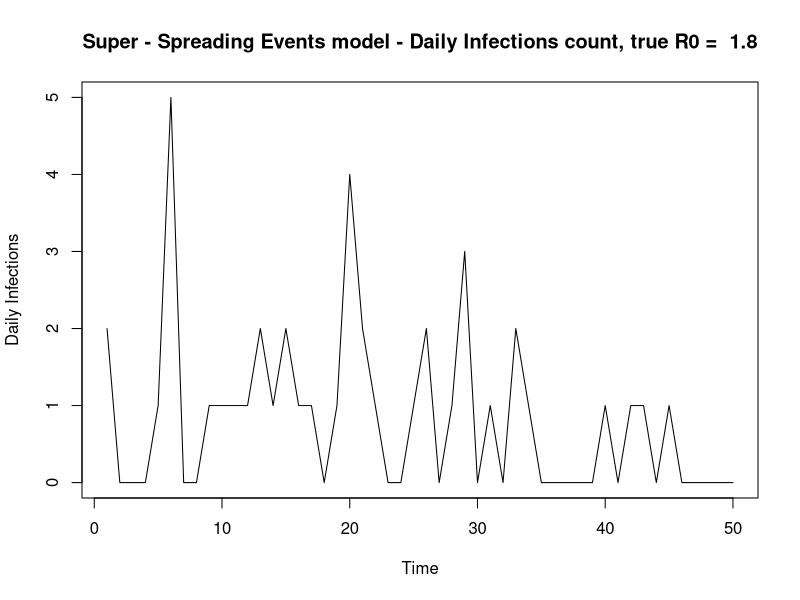
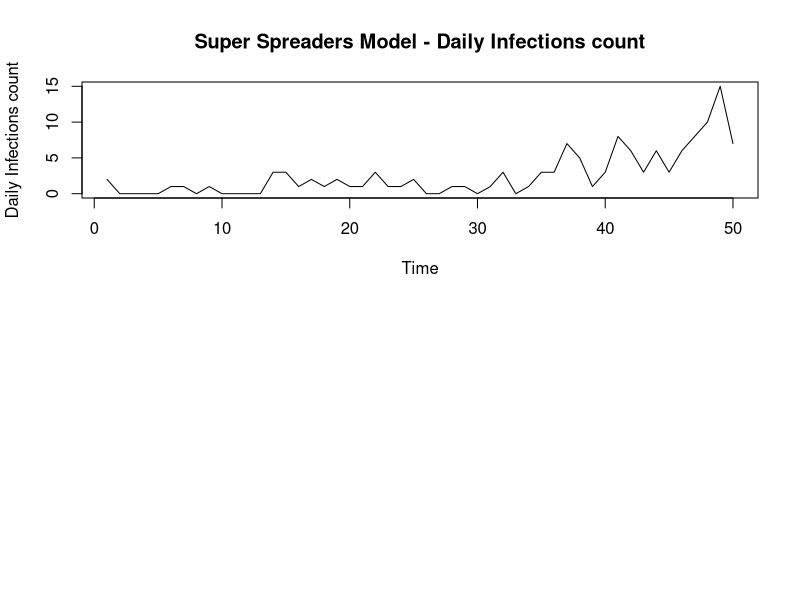

Reproduce these figures in R, in order.
#Epidemic Modelling Functions
#-Simulations fucntions
#- Likelihood Functions

#*********************************************************
#*Simulation Functions

#Baseline simulation
simulate_branching = function(num_days, r0, shape_gamma, scale_gamma) {
  
  'Baseline simulation model'
  #Set up
  vec_infecteds = vector('numeric', num_days)
  vec_infecteds[1] = 2
  
  #Infectiousness (Discrete gamma) - I.e 'Infectiousness Pressure' - Sum of all people
  #Explanation: Gamma is a continuous function so integrate over the density at that point in time (today - previous day)
  prob_infect = pgamma(c(1:num_days), shape = shape_gamma, scale = scale_gamma) - pgamma(c(0:(num_days-1)), shape = shape_gamma, scale = scale_gamma)
  
  #Days of Infection Spreading
  for (t in 2:num_days) {
    
    #Total rate
    tot_rate = r0*sum(vec_infecteds[1:(t-1)]*rev(prob_infect[1:(t-1)])) #Product of infecteds & their probablilty of infection along the gamma dist at that point in time
    vec_infecteds[t] = rpois(1, tot_rate) #Assuming number of cases each day follows a poisson distribution. Causes jumps in data 
  }
  
  vec_infecteds
}

#*******************************************************
#Super-spreading simulation
simulate_branching_ss = function(num_days, shape_gamma, scale_gamma, alphaX, betaX, gammaX) {
  'Simulate an epidemic with Superspreading events
  prop_ss = Proportion of superspreading days
  magnitude_ss = increased rate of superspreading event'
  
  #Set up
  total_infecteds = vector('numeric', num_days)
  nsse_infecteds = vector('numeric', num_days)
  sse_infecteds = vector('numeric', num_days)
  total_infecteds[1] = 2
  nsse_infecteds[1] = 2
  sse_infecteds[1] = 0
  
  #Infectiousness (Discrete gamma) - I.e 'Infectiousness Pressure' - Sum of all people
  #Explanation: Gamma is a continuous function so integrate over the density at that point in time (today - previous day)
  prob_infect = pgamma(c(1:num_days), shape = shape_gamma, scale = scale_gamma) - pgamma(c(0:(num_days-1)), shape = shape_gamma, scale = scale_gamma)
  
  #Days of Infection Spreading
  for (t in 2:num_days) {
    
    #Regular infecteds (tot_rate = lambda) fix notation
    lambda_t = sum(total_infecteds[1:(t-1)]*rev(prob_infect[1:(t-1)])) #Eg. Today is day 10. Infected on day 1. Current Infectiousness is t - day_infected 
    tot_rate = alphaX*lambda_t #Product of infecteds & their probablilty of infection along the gamma dist at that point in time
    nsse_infecteds[t] = rpois(1, tot_rate) #Assuming number of cases each day follows a poisson distribution. Causes jumps in data 
    
    #Super-spreaders
    sse_infecteds[t] = rnbinom(1, betaX*lambda_t, 1/(1 + gammaX)) #z_t: Total infecteds due to super-spreading event - num of events x Num individuals
    
    #Total 
    total_infecteds[t] = nsse_infecteds[t] + sse_infecteds[t]
  }
  
  total_infecteds
}
# 
# #********
# #*Implement
num_days = 50
#lambda params
shape_gamma = 6
scale_gamma = 1
#params
alphaX = 0.8 #Without ss event, ~r0.
betaX = 0.1
gammaX = 10
true_r0 = alphaX + betaX*gammaX
true_r0
#Epidemic data
sim_data = simulate_branching_ss(num_days, shape_gamma, scale_gamma, alphaX, betaX, gammaX)
plot.ts(sim_data, ylab = 'Daily Infections', main = paste('Super - Spreading Events model - Daily Infections count, true R0 = ', true_r0))

par(mfrow = c(2,1))
#*******************************************************
#Super-spreading simulation
simulate_ss_poisson = function(num_days, shape_gamma, scale_gamma, alphaX, betaX, gammaX) {
  'Simulate an epidemic with Superspreading events
  prop_ss = Proportion of superspreading days
  magnitude_ss = increased rate of superspreading event'
  
  #Set up
  total_infecteds = vector('numeric', num_days)
  nsse_infecteds = vector('numeric', num_days)
  sse_infecteds = vector('numeric', num_days)
  total_infecteds[1] = 2
  nsse_infecteds[1] = 2
  sse_infecteds[1] = 0
  
  #Infectiousness (Discrete gamma) - I.e 'Infectiousness Pressure' - Sum of all people
  #Explanation: Gamma is a continuous function so integrate over the density at that point in time (today - previous day)
  prob_infect = pgamma(c(1:num_days), shape = shape_gamma, scale = scale_gamma) - pgamma(c(0:(num_days-1)), shape = shape_gamma, scale = scale_gamma)
  
  #Days of Infection Spreading
  for (t in 2:num_days) {
    
    #Regular infecteds (tot_rate = lambda) fix notation
    lambda_t = sum(total_infecteds[1:(t-1)]*rev(prob_infect[1:(t-1)])) #?Why is it the reversed probability - given the way prob_infect is written
    tot_rate = alphaX*lambda_t #Product of infecteds & their probablilty of infection along the gamma dist at that point in time
    nsse_infecteds[t] = rpois(1, tot_rate) #Assuming number of cases each day follows a poisson distribution. Causes jumps in data 
    
    #Super-spreaders
    n_t = rpois(1, betaX*lambda_t) #Number of super-spreading events (beta)
    sse_infecteds[t] = rpois(1, gammaX*n_t) #z_t: Total infecteds due to super-spreading event - num of events x Num individuals
    
    total_infecteds[t] = nsse_infecteds[t] + sse_infecteds[t]
  }
  
  total_infecteds
}

#*Implement
# num_days = 50
# #lambda params
# shape_gamma = 6
# scale_gamma = 1
# #params
# alphaX = 1.2 #Without ss event, ~r0. 
# betaX = 0.5
# gammaX = 10
# #Epidemic data
# sim_data2 = simulate_ss_poisson(num_days, shape_gamma, scale_gamma, alphaX, betaX, gammaX)
# plot.ts(sim_data2, ylab = 'Daily Infections count', main = 'Daily Infections count')


#*******************************************************
#Super-spreaders simulation
simulation_super_spreaders = function(num_days, shape_gamma, scale_gamma, aX, bX, ss_mult) {
  'Simulate an epidemic with Superspreading events
  prop_ss = Proportion of superspreading days
  magnitude_ss = increased rate of superspreading event'
  
  #Set up
  total_infecteds = vector('numeric', num_days)
  nss_infecteds = vector('numeric', num_days)
  ss_infecteds = vector('numeric', num_days)
  total_infecteds[1] = 2
  nss_infecteds[1] = 2
  ss_infecteds[1] = 0 
  
  #Infectiousness (Discrete gamma) - I.e 'Infectiousness Pressure' - Sum of all people
  #Explanation: Gamma is a continuous function so integrate over the density at that point in time (today - previous day)
  prob_infect = pgamma(c(1:num_days), shape = shape_gamma, scale = scale_gamma) - pgamma(c(0:(num_days-1)), shape = shape_gamma, scale = scale_gamma)
  
  #Days of Infection Spreading
  for (t in 2:num_days) {
    
    #Regular infecteds (tot_rate = lambda) fix notation
    lambda_t = sum((total_infecteds[1:(t-1)] + ss_mult*ss_infecteds[1:(t-1)])*rev(prob_infect[1:(t-1)])) #?Why is it the reversed probability - given the way prob_infect is written. Product of infecteds & their probablilty of infection along the gamma dist at that point in time
    nss_infecteds[t] = rpois(1, aX*lambda_t) #Assuming number of cases each day follows a poisson distribution. Causes jumps in data 
    ss_infecteds[t] = rpois(1, bX*lambda_t)
    total_infecteds[t] = nss_infecteds[t] + ss_infecteds[t]
  }
  
  total_infecteds
}

#*Implement
num_days = 50
#lambda params
shape_gamma = 6
scale_gamma = 1
#params
aX = 0.8 #1.1 #Without ss event, ~r0.
bX = 0.1 #0.2
ss_mult = 10 #8
#Epidemic data
sim_data2 = simulation_super_spreaders(num_days, shape_gamma, scale_gamma, aX, bX, ss_mult)
plot.ts(sim_data2, ylab = 'Daily Infections count', main = 'Super Spreaders Model - Daily Infections count')

#*******************************************************************************
#Model functions  - Super-spreading Model

#Log Likelihood 
log_like_ss <- function(x, alphaX, betaX, gammaX){
  
  #Params
  num_days = length(x)
  shape_gamma = 6
  scale_gamma = 1
  
  #Infectiousness (Discrete gamma) i,e Prob less than x2 - prob less than x1; the area in between 
  prob_infect = pgamma(c(1:num_days), shape = shape_gamma, scale = scale_gamma) - pgamma(c(0:(num_days-1)), shape = shape_gamma, scale = scale_gamma)
  logl = 0
  
  for (t in 2:num_days) {
    
    lambda_t = sum(x[1:(t-1)]*rev(prob_infect[1:(t-1)]))
    inner_sum_xt = 0
    
    for (y_t in 0:x[t]){ #Sum for all values of y_t
      
      #Log likelihood
      inner_sum_xt = (inner_sum_xt + exp(-alphaX*lambda_t)*(1/factorial(y_t))*(alphaX*lambda_t)^y_t*
                        (gamma((x[t] - y_t) + betaX*lambda_t))/(gamma(betaX*lambda_t)*
                                                                  factorial(x[t] - y_t))*(1/(gammaX +1))^(betaX*lambda_t)*
                        (gammaX/(gammaX + 1))^(x[t] - y_t))
      
    } 
    
    logl = logl + log(inner_sum_xt) 
    
  }
  
  logl
  
}

#*****************************************************
#Log Likelihood - log-exp-sum trick 
log_like_ss_lse <- function(x, alphaX, betaX, gammaX){
  
  #Params
  num_days = length(x)
  shape_gamma = 6
  scale_gamma = 1
  
  #Infectiousness (Discrete gamma)
  prob_infect = pgamma(c(1:num_days), shape = shape_gamma, scale = scale_gamma) - pgamma(c(0:(num_days-1)),
                                                                                         shape = shape_gamma, scale = scale_gamma)
  logl = 0 
  
  for (t in 2:num_days) {
    
    #print(t)
    lambda_t = sum(x[1:(t-1)]*rev(prob_infect[1:(t-1)]))
    
    if(x[t] == 0){ #y_t also equal to zero
      
      #L(x_i) for y_t, x_t = 0
      logl = logl -(alphaX*lambda_t) - 
        (betaX*lambda_t*log(gammaX +1))
      
    } else {
      
      #Terms in inner sum
      inner_sum_vec <- vector('numeric', x[t])
      
      for (y_t in 0:x[t]){ #Sum for all values of y_t up to x_t
        
        #Store inner L(x_i) term in vector position
        inner_sum_vec[y_t + 1] = (-(alphaX*lambda_t) - lfactorial(y_t) + y_t*log(alphaX*lambda_t) +
                                    lgamma((x[t] - y_t) + (betaX*lambda_t)) - lgamma(betaX*lambda_t) - 
                                    lfactorial(x[t] - y_t) - (betaX*lambda_t*log(gammaX +1)) + 
                                    (x[t] - y_t)*log(gammaX) -(x[t] - y_t)*log(gammaX + 1))
        
      }
      
      #Calculate max element in inner vector, for all y_t for a given t, x[t]
      lx_max = max(inner_sum_vec)
      
      #Calculate lse
      lse = lx_max + log(sum(exp(inner_sum_vec - lx_max) ))
      
      #Add to overall log likelihood 
      logl = logl + lse 
      
    }
    
  }
  
  logl
  
}

#*********************************************************************************************
#* Log Likelihood - Using package distribution functions
log_like_ss_R_funcs <- function(x, alphaX, betaX, gammaX){
  
  'Calculate the log likelihood on the simulated data using package distribution functions in R'
  
  #Params
  num_days = length(x)
  shape_gamma = 6
  scale_gamma = 1
  logl = 0
  
  #Infectiousness (Discrete gamma)
  prob_infect = pgamma(c(1:num_days), shape = shape_gamma, scale = scale_gamma) - pgamma(c(0:(num_days-1)), shape = shape_gamma, scale = scale_gamma)
  
  #Over all timepoints
  for (t in 2:num_days) {
    
    lambda_t = sum(x[1:(t-1)]*rev(prob_infect[1:(t-1)]))
    inner_sum = 0
    
    #Sum for all values of y_t
    for (y_t in 0:x[t]){ 
      
      #Log likelihood
      prob_yt = dpois(y_t, alphaX*lambda_t)
      #cat("prob_yt, dpois : ", prob_yt, "\n")
      
      prob_zt = s(x[t] - y_t, betaX*lambda_t, 1/(1 + gammaX))
      #cat("prob_zt, dnbinom : ", prob_zt, "\n")
      
      prob_xt = prob_zt*prob_yt
      inner_sum = inner_sum + prob_xt
      #cat("prob_xt, : ", prob_xt, "\n")
      
    } 
    
    #cat("log(prob_xt), : ", log(prob_xt), "\n")
    logl = logl + log(inner_sum) 
    #cat("logl, : ", logl, "\n")
    
  }
  
  logl
}

################################################################################
# Plot MCMC Total Results
################################################################################

plot_mcmc_results <- function(sim_data, mcmc_params, true_r0, 
                              dist_type, total_time, seed_count, prior, beta_gamma_flag){
  
  #Plot Set up
  plot.new()
  par(mfrow=c(3,4))
  
  #Extract params
  alpha_mcmc = mcmc_params[1]
  alpha_mcmc = unlist(alpha_mcmc)
  
  beta_mcmc = mcmc_params[2]
  beta_mcmc = unlist(beta_mcmc)
  
  gamma_mcmc = mcmc_params[3]
  gamma_mcmc = unlist(gamma_mcmc)
  
  r0_mcmc = mcmc_params[4]
  r0_mcmc = unlist(r0_mcmc)
  
  #Cumulative means + param sample limits
  #r0
  r0_mean = cumsum(r0_mcmc)/seq_along(r0_mcmc)
  r0_lim = max(true_r0, max(r0_mcmc))
  r0_lim2 = max(true_r0, r0_mean)
  
  #alpha
  alpha_mean = cumsum(alpha_mcmc)/seq_along(alpha_mcmc)
  a_lim =  max(alphaX, max(alpha_mcmc))
  a_lim2 =  max(alphaX, alpha_mean)
  
  #beta
  beta_mean = cumsum(beta_mcmc)/seq_along(beta_mcmc)
  b_lim = max(betaX, max(beta_mcmc))
  b_lim2 = max(betaX, beta_mean)
  
  #gamma
  gamma_mean = cumsum(gamma_mcmc)/seq_along(gamma_mcmc)
  g_lim =  max(gammaX, max(gamma_mcmc))
  g_lim2 =  max(gammaX, gamma_mean) 
  
  #Beta-gamma
  if (beta_gamma_flag){
    b_g_a_rate = mcmc_params[14]
    b_g_a_rate = round(unlist(b_g_a_rate), 2)
  } else {
    b_g_a_rate = 0
  }
  
  #***********
  #* Plots *
  
  #i.Infections
  plot.ts(sim_data, xlab = 'Time', ylab = 'Daily Infections count',
          main = paste(seed_count, "Day Infts SS Evnts", dist_type, "r0 = ", true_r0),
          cex.lab=1.5, cex.axis=1.5, cex.main=1.5, cex.sub=1.5)
  
  #ii. MCMC Trace Plots
  plot.ts(alpha_mcmc, ylab = 'alpha', ylim=c(0, a_lim),
          main = paste("MCMC SS Events, true alpha = ", alphaX),
          cex.lab=1.5, cex.axis=1.5, cex.main=1.5, cex.sub=1.5)
  abline(h = alphaX, col = 'green', lwd = 2)
  
  plot.ts(beta_mcmc, ylab = 'beta', ylim=c(0, b_lim),
          main = paste("MCMC SS Events, true beta = ", betaX),
          cex.lab=1.5, cex.axis=1.5, cex.main=1.5, cex.sub=1.5)
  abline(h = betaX, col = 'green', lwd = 2)
  
  plot.ts(gamma_mcmc,  ylab = 'gamma', ylim=c(0,g_lim),
          main = paste("MCMC SS Events, true gamma = ", gammaX),
          cex.lab=1.5, cex.axis=1.5, cex.main=1.5, cex.sub=1.5)
  abline(h = gammaX, col = 'green', lwd = 2)
  #plot.ts(r0_mcmc,  ylab = 'r0', main = paste("MCMC SS Events, true r0 = ", r0_true))
  
  #iii. Cumulative mean plots
  #r0 Mean
  plot2 = plot(seq_along(r0_mean), r0_mean,
               ylim=c(0, r0_lim),
               xlab = 'Time', ylab = 'R0', main = paste("R0 MCMC Mean, True R0 = ", true_r0),
               cex.lab=1.5, cex.axis=1.5, cex.main=1.5, cex.sub=1.5)
  print(plot2)
  abline(h = true_r0, col = 'orange', lwd = 2)
  
  #alpha mean
  plot2 = plot(seq_along(alpha_mean), alpha_mean,
               ylim=c(0, a_lim),
               xlab = 'Time', ylab = 'alpha', main = paste("Alpha MCMC mean, True alpha = ",alphaX),
               cex.lab=1.5, cex.axis=1.5, cex.main=1.5, cex.sub=1.5)
  print(plot2)
  abline(h = alphaX, col = 'red', lwd = 2)
  
  #beta mean
  plot2 = plot(seq_along(beta_mean), beta_mean,
               ylim=c(0, b_lim),
               xlab = 'Time', ylab = 'beta', main = paste("Beta MCMC mean, True beta = ",betaX),
               cex.lab=1.5, cex.axis=1.5, cex.main=1.5, cex.sub=1.5)
  print(plot2)
  abline(h = betaX, col = 'blue', lwd = 2)
  
  #gamma Mean
  plot2 = plot(seq_along(gamma_mean), gamma_mean,
               xlab = 'Time', ylab = 'gamma', main = paste("Gamma MCMC mean, True gamma = ",gammaX),
               ylim=c(0, g_lim),
               cex.lab=1.5, cex.axis=1.5, cex.main=1.5, cex.sub=1.5)
  print(plot2)
  abline(h = gammaX, col = 'green', lwd = 2)
  
  #iv. Param Histograms (Plots 9,11,12)
  hist(r0_mcmc, freq = FALSE, breaks = 100,
       xlab = 'R0 total', #ylab = 'Density', 
       main = paste('R0 total MCMC samples. Prior = ', prior),
       xlim=c(0, r0_lim),
       cex.lab=1.5, cex.axis=1.5, cex.main=1.5, cex.sub=1.5)
  abline(v = true_r0, col = 'orange', lwd = 2)
  
  #v. Beta vs gamma
  plot(beta_mcmc, gamma_mcmc,
       xlab = 'beta', ylab = 'gamma', main = 'Beta vs Gamma',
       cex.lab=1.5, cex.axis=1.5, cex.main=1.5, cex.sub=1.5)
  
  #Hist Beta 
  hist(beta_mcmc, freq = FALSE, breaks = 100,
       xlab = 'beta', #ylab = 'Density', 
       main = paste("Beta, True beta = ", betaX), 
       xlim=c(0, b_lim),
       cex.lab=1.5, cex.axis=1.5, cex.main=1.5, cex.sub=1.5)
  abline(v = betaX, col = 'blue', lwd = 2)
  
  #Hist Gamma 
  hist(gamma_mcmc, freq = FALSE, breaks = 100,
       xlab = 'gamma', #ylab = 'Density', 
       main = paste("Gamma, True gamma = ", gammaX),
       xlim=c(0, g_lim),
       cex.lab=1.5, cex.axis=1.5, cex.main=1.5, cex.sub=1.5)
  abline(v = gammaX, col = 'green', lwd = 2)
  
  #Final Mean Stats
  data_10_pc = 0.1*n
  a_mcmc_mean = round(mean(alpha_mcmc[n-data_10_pc:n]), 2)
  b_mcmc_mean = round(mean(beta_mcmc[n-data_10_pc:n]), 2)
  g_mcmc_mean = round(mean(gamma_mcmc[n-data_10_pc:n]), 2)
  r0_mcmc_mean = round(mean(r0_mcmc[n-data_10_pc:n]), 2)
  
  #Results
  df_results <- data.frame(
    alpha = alphaX,
    a_mc = a_mcmc_mean,
    beta = betaX,
    b_mc = b_mcmc_mean,
    gamma = gammaX,
    g_mc = g_mcmc_mean,
    R0 = true_r0, 
    R0_mc = r0_mcmc_mean,
    accept_rate_a = round(mcmc_params[[5]],2),
    a_rte_b = round(mcmc_params[[6]], 2),
    a_rte_g = round(mcmc_params[[7]],2),
    b_g_a_rate = b_g_a_rate, 
    tot_time = total_time) 
  
  print(df_results)
  
}

#****************
#MCMC Plots 4x4
plot_mcmc_x4_II <- function(sim_data, mcmc_params, true_r0, dist_type,
                            total_time, seed_count, prior, max_sum_val, model_crit = TRUE, joint = TRUE){
  
  #Plot Set up
  plot.new()
  
  if (joint){
    par(mfrow=c(4,4))
  } else {
    par(mfrow=c(3,4))
  }
  
  
  #Extract params
  alpha_mcmc = mcmc_params[1]
  alpha_mcmc = unlist(alpha_mcmc)
  
  beta_mcmc = mcmc_params[2]
  beta_mcmc = unlist(beta_mcmc)
  
  gamma_mcmc = mcmc_params[3]
  gamma_mcmc = unlist(gamma_mcmc)
  
  r0_mcmc = mcmc_params[4]
  r0_mcmc = unlist(r0_mcmc)
  
  #Cumulative means + param sample limits
  #r0
  r0_mean = cumsum(r0_mcmc)/seq_along(r0_mcmc)
  r0_lim = max(true_r0, max(r0_mcmc))
  r0_lim2 = max(true_r0, r0_mean)
  
  #alpha
  alpha_mean = cumsum(alpha_mcmc)/seq_along(alpha_mcmc)
  a_lim =  max(alphaX, max(alpha_mcmc))
  a_lim2 =  max(alphaX, alpha_mean)
  
  #beta
  beta_mean = cumsum(beta_mcmc)/seq_along(beta_mcmc)
  b_lim = max(betaX, max(beta_mcmc))
  b_lim2 = max(betaX, beta_mean)
  
  #gamma
  gamma_mean = cumsum(gamma_mcmc)/seq_along(gamma_mcmc)
  g_lim =  max(gammaX, max(gamma_mcmc))
  g_lim2 =  max(gammaX, gamma_mean) 
  
  
  #***********
  #* Plots *
  
  #i.Infections
  plot.ts(sim_data, xlab = 'Time', ylab = 'Daily Infections count',
          main = paste(seed_count, "Day Infts SS Evnts", dist_type, "r0 = ", true_r0),
          cex.lab=1.5, cex.axis=1.5, cex.main=1.5, cex.sub=1.5)
  
  #ii. MCMC Trace Plots
  plot.ts(alpha_mcmc, ylab = 'alpha', ylim=c(0, a_lim),
          main = paste("MCMC SS Events, true alpha = ", alphaX),
          cex.lab=1.5, cex.axis=1.5, cex.main=1.5, cex.sub=1.5)
  abline(h = alphaX, col = 'red', lwd = 2) #True = green
  #lines(seq_along(like_a), like_a, col = 'red')
  #lines(seq_along(prior_a), prior_a, col = 'blue')
  
  plot.ts(beta_mcmc, ylab = 'beta', ylim=c(0, b_lim),
          main = paste("MCMC SS Events, true beta = ", betaX),
          cex.lab=1.5, cex.axis=1.5, cex.main=1.5, cex.sub=1.5)
  abline(h = betaX, col = 'blue', lwd = 2) #True = green
  
  plot.ts(gamma_mcmc,  ylab = 'gamma', ylim=c(0,g_lim),
          main = paste("MCMC SS Events, true gamma = ", gammaX),
          cex.lab=1.5, cex.axis=1.5, cex.main=1.5, cex.sub=1.5)
  abline(h = gammaX, col = 'green', lwd = 2) #True = green
  
  #plot.ts(r0_mcmc,  ylab = 'r0', main = paste("MCMC SS Events, true r0 = ", r0_true))
  
  #Title
  text(line2user(line=mean(par('mar')[c(2, 4)]), side=2), 
       line2user(line=2, side=3), paste('MCMC SS, True R0:', true_r0, 'Prior = ', prior), xpd=NA, cex=2, font=2)
  
  #iii. Cumulative mean plots
  #r0 Mean
  plot2 = plot(seq_along(r0_mean), r0_mean,
               ylim=c(0, r0_lim),
               xlab = 'Time', ylab = 'R0', main = paste("R0 MCMC Mean, True R0 = ", true_r0),
               cex.lab=1.5, cex.axis=1.5, cex.main=1.5, cex.sub=1.5)
  print(plot2)
  abline(h = true_r0, col = 'orange', lwd = 2)
  
  #alpha mean
  plot2 = plot(seq_along(alpha_mean), alpha_mean,
               ylim=c(0, a_lim),
               xlab = 'Time', ylab = 'alpha', main = paste("Alpha MCMC mean, True alpha = ",alphaX),
               cex.lab=1.5, cex.axis=1.5, cex.main=1.5, cex.sub=1.5)
  print(plot2)
  abline(h = alphaX, col = 'red', lwd = 2)
  #lines(seq_along(like_a_mean), like_a_mean, col = 'red')
  #lines(seq_along(prior_a_mean), prior_a_mean, col = 'blue')
  
  #beta mean
  plot2 = plot(seq_along(beta_mean), beta_mean,
               ylim=c(0, b_lim),
               xlab = 'Time', ylab = 'beta', main = paste("Beta MCMC mean, True beta = ",betaX),
               cex.lab=1.5, cex.axis=1.5, cex.main=1.5, cex.sub=1.5)
  print(plot2)
  abline(h = betaX, col = 'blue', lwd = 2)
  
  #gamma Mean
  plot2 = plot(seq_along(gamma_mean), gamma_mean,
               xlab = 'Time', ylab = 'gamma', main = paste("Gamma MCMC mean, True gamma = ",gammaX),
               ylim=c(0, g_lim),
               cex.lab=1.5, cex.axis=1.5, cex.main=1.5, cex.sub=1.5)
  print(plot2)
  abline(h = gammaX, col = 'green', lwd = 2)
  
  #iv. Param Histograms (Plots 9,11,12)
  hist(r0_mcmc, freq = FALSE, breaks = 100,
       xlab = 'R0 total', #ylab = 'Density', 
       main = paste('R0 total MCMC samples. Prior = ', prior),
       xlim=c(0, r0_lim),
       cex.lab=1.5, cex.axis=1.5, cex.main=1.5, cex.sub=1.5)
  abline(v = true_r0, col = 'orange', lwd = 2)
  
  # #v. Beta vs gamma
  # plot(beta_mcmc, gamma_mcmc,
  #      xlab = 'beta', ylab = 'gamma', main = 'Beta vs Gamma',
  #      cex.lab=1.5, cex.axis=1.5, cex.main=1.5, cex.sub=1.5)
  
  #Hist alpha 
  hist(alpha_mcmc, freq = FALSE, breaks = 100,
       xlab = 'alpha', #ylab = 'Density', 
       main = paste("alpha, True alpha = ", alphaX), 
       xlim=c(0, a_lim),
       cex.lab=1.5, cex.axis=1.5, cex.main=1.5, cex.sub=1.5)
  abline(v = alphaX, col = 'red', lwd = 2)
  #Prior
  # x <- seq(from = 0, to = 20, by = 0.05)
  # exp1 = dexp(x, 1)
  # lines(seq_along(exp1), exp1, type = 'l')
  
  
  #Hist Beta 
  hist(beta_mcmc, freq = FALSE, breaks = 100,
       xlab = 'beta', #ylab = 'Density', 
       main = paste("Beta, True beta = ", betaX), 
       xlim=c(0, b_lim),
       cex.lab=1.5, cex.axis=1.5, cex.main=1.5, cex.sub=1.5)
  abline(v = betaX, col = 'blue', lwd = 2)
  #Prior
  # x <- seq(from = 0, to = 20, by = 0.05)
  # exp1 = dexp(x, 1)
  # lines(seq_along(exp1), exp1, type = 'l')
  
  
  #Hist Gamma 
  hist(gamma_mcmc, freq = FALSE, breaks = 100,
       xlab = 'gamma', #ylab = 'Density', 
       main = paste("Gamma, True gamma = ", gammaX),
       xlim=c(0, g_lim),
       cex.lab=1.5, cex.axis=1.5, cex.main=1.5, cex.sub=1.5)
  abline(v = gammaX, col = 'green', lwd = 2)
  #Prior
  # x <- seq(from = 0, to = 20, by = 0.05)
  # exp1 = 1 + dexp(x, 1)
  # lines(seq_along(exp1), exp1, type = 'l')
  
  #Final Mean Stats
  data_10_pc = 0.5*n #50%
  a_mcmc_mean = round(mean(alpha_mcmc[n-data_10_pc:n]), 2)
  b_mcmc_mean = round(mean(beta_mcmc[n-data_10_pc:n]), 2)
  g_mcmc_mean = round(mean(gamma_mcmc[n-data_10_pc:n]), 2)
  r0_mcmc_mean = round(mean(r0_mcmc[n-data_10_pc:n]), 2)
  
  #Joint distrbutions
  if (model_crit){
    
    model_criticism(mcmc_params, sim_data, max_sum_val)
  }
  
  #Joint distrbutions
  if (joint){
    
    # #v. r0 vs beta
    # plot(beta_mcmc, r0_mcmc,
    #      xlab = 'beta', ylab = 'R0', main = 'Beta vs R0',
    #      cex.lab=1.5, cex.axis=1.5, cex.main=1.5, cex.sub=1.5)
    
    #v. alpha vs beta
    plot(alpha_mcmc, beta_mcmc,
         xlab = 'alpha', ylab = 'beta', main = 'alpha vs Beta',
         cex.lab=1.5, cex.axis=1.5, cex.main=1.5, cex.sub=1.5)
    
    #v. alpha vs gamma
    plot(alpha_mcmc, gamma_mcmc,
         xlab = 'alpha', ylab = 'gamma', main = 'alpha vs gamma',
         cex.lab=1.5, cex.axis=1.5, cex.main=1.5, cex.sub=1.5)
    
    #v. beta vs gamma
    plot(beta_mcmc, gamma_mcmc,
         xlab = 'beta', ylab = 'gamma', main = 'Beta vs gamma',
         cex.lab=1.5, cex.axis=1.5, cex.main=1.5, cex.sub=1.5)
  }
  
  #Results
  df_results <- data.frame(
    alpha = alphaX,
    a_mc = a_mcmc_mean,
    beta = betaX,
    b_mc = b_mcmc_mean,
    gamma = gammaX,
    g_mc = g_mcmc_mean,
    R0 = true_r0, 
    R0_mc = r0_mcmc_mean,
    accept_rate_a = round(mcmc_params[[5]],2),
    a_rte_b = round(mcmc_params[[6]], 2),
    a_rte_g = round(mcmc_params[[7]],2),
    a_rte_b_g = round(mcmc_params[[8]],2),
    tot_time = total_time) 
  
  print(df_results)
  
}
